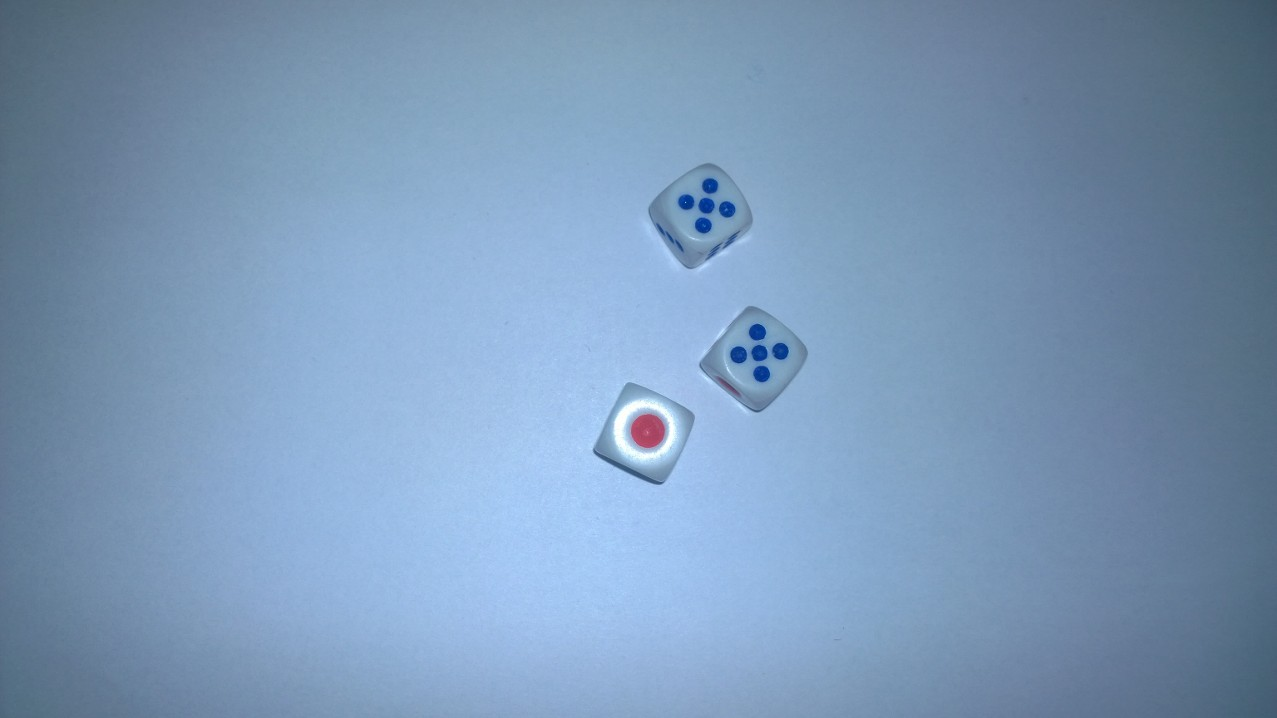
%> input picture Zimski 2018/intro-to-image-processing-master/kockice/dices10.jpg, 1277 x 718 px
$ octave demo_rgb2yuv.m   (GNU Octave 9; MATLAB toolbox functions it lacks are replaced by stand-ins)
%> lines starting %> are read from the running program, lines starting %| are printed output that depends on the picture; in (x1, y1, x2, y2) boxes, pixels count from 0 and x2, y2 are one past the last pixel; in counts of white or black regions, pixels touching at a corner belong together; the program's own positions count from 1
slika = imread('kockice/dices10.jpg');
%> slika is the input picture: size 718x1277x3 uint8; mean R, G, B 123.8, 152.5, 183.7
slika5 = imcrop(slika,[70 70 1000 500]);
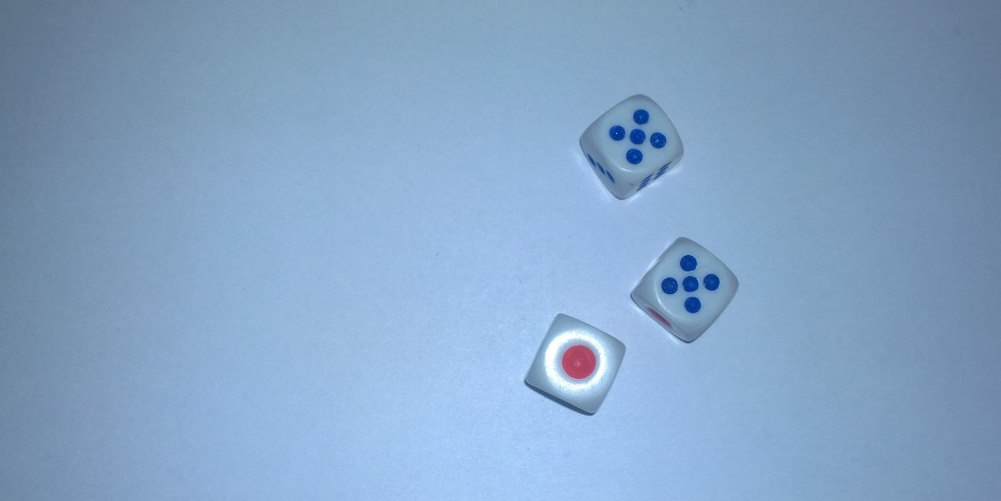
%> slika5: size 501x1001x3 uint8; mean R, G, B 133.9, 164.9, 198.5
slika2=im2double(slika5(:, :, 2));
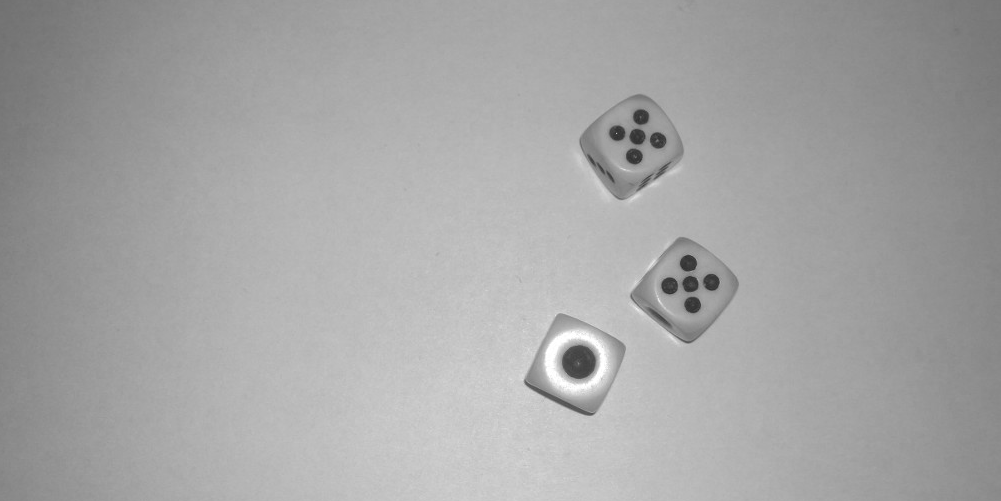
%> slika2: size 501x1001 double; min 0.169, max 1, mean 0.647

slika3= im2bw(slika2, 0.25);
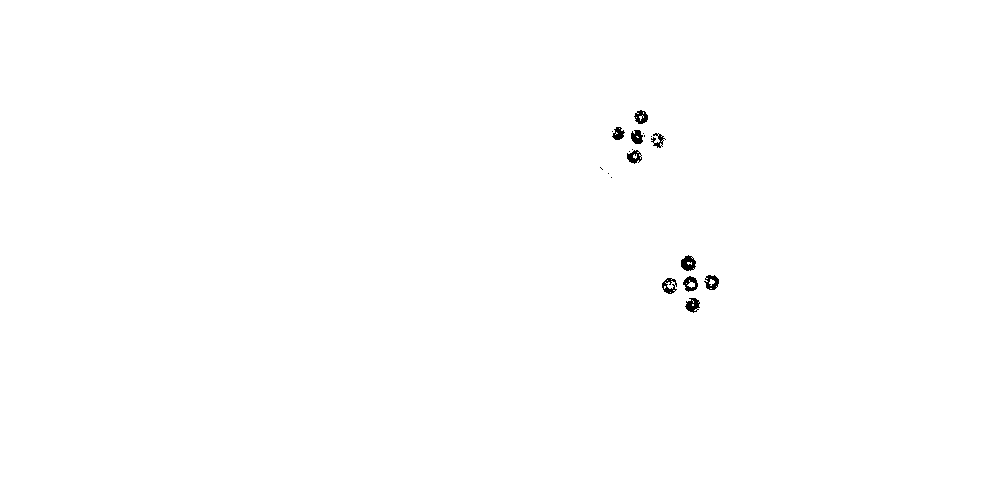
%> slika3: size 501x1001 logical; 99.7% white; 19 black regions (9 under 20 px), largest, box (x1, y1, x2, y2) and area: (681, 255, 696, 271) 165, (685, 298, 700, 313) 142, (704, 275, 719, 290) 136
slika4=medfilt2(slika3, [9 9]);
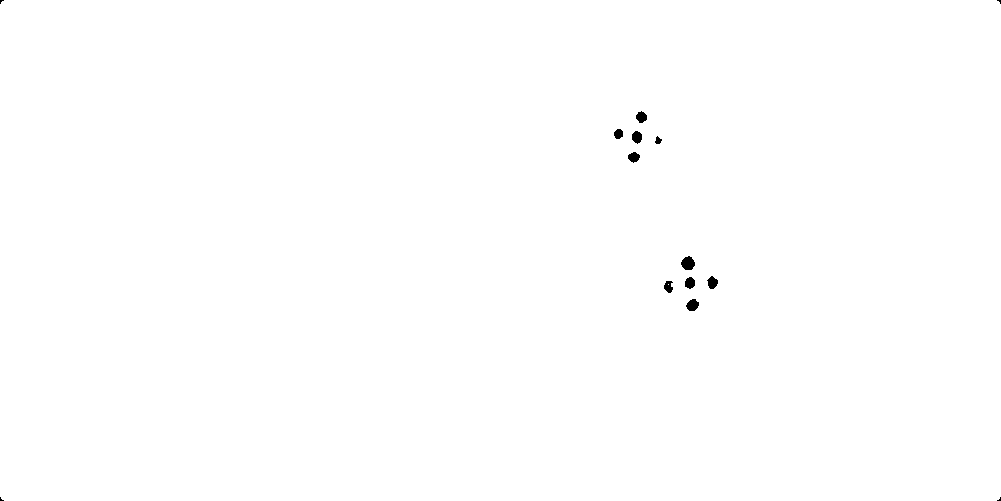
%> slika4: size 501x1001 logical; 99.8% white; 14 black regions (4 under 20 px), largest, box (x1, y1, x2, y2) and area: (681, 256, 695, 270) 144, (686, 299, 699, 311) 113, (632, 131, 642, 144) 98
slika6 = imcrop(slika4,[10 10 980 480]);
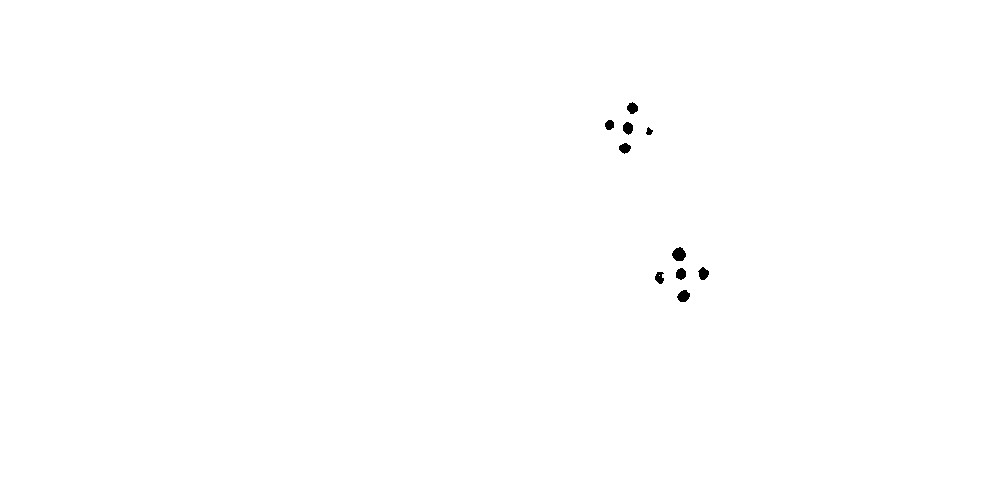
%> slika6: size 481x981 logical; 99.8% white; 10 black regions, largest, box (x1, y1, x2, y2) and area: (672, 247, 686, 261) 144, (677, 290, 690, 302) 113, (623, 122, 633, 135) 98

[L, NUM] = bwlabeln(imcomplement(slika4));
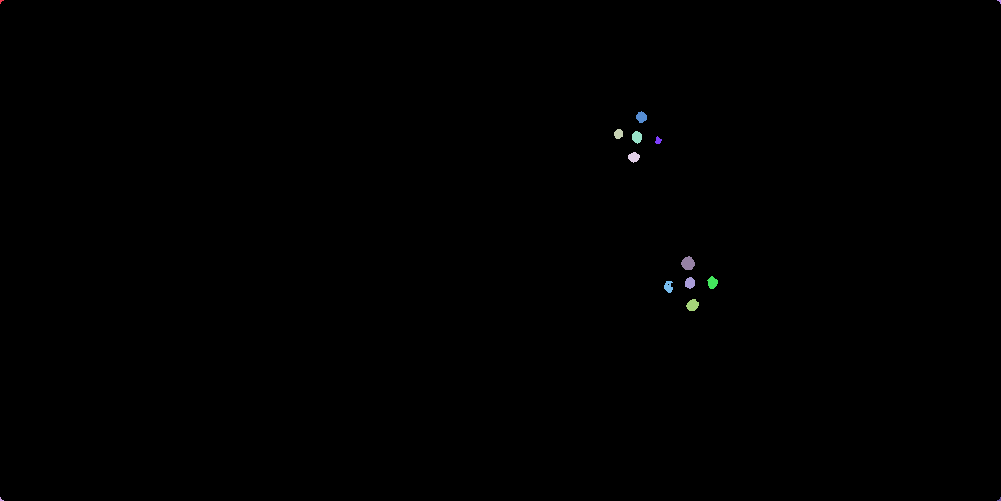
%> L: size 501x1001 double; 15 distinct labels, from 0 to 14; one colour per label, 0 black
%> NUM = 14


imshow(slika6);
NUM-4
%> ans = 10
